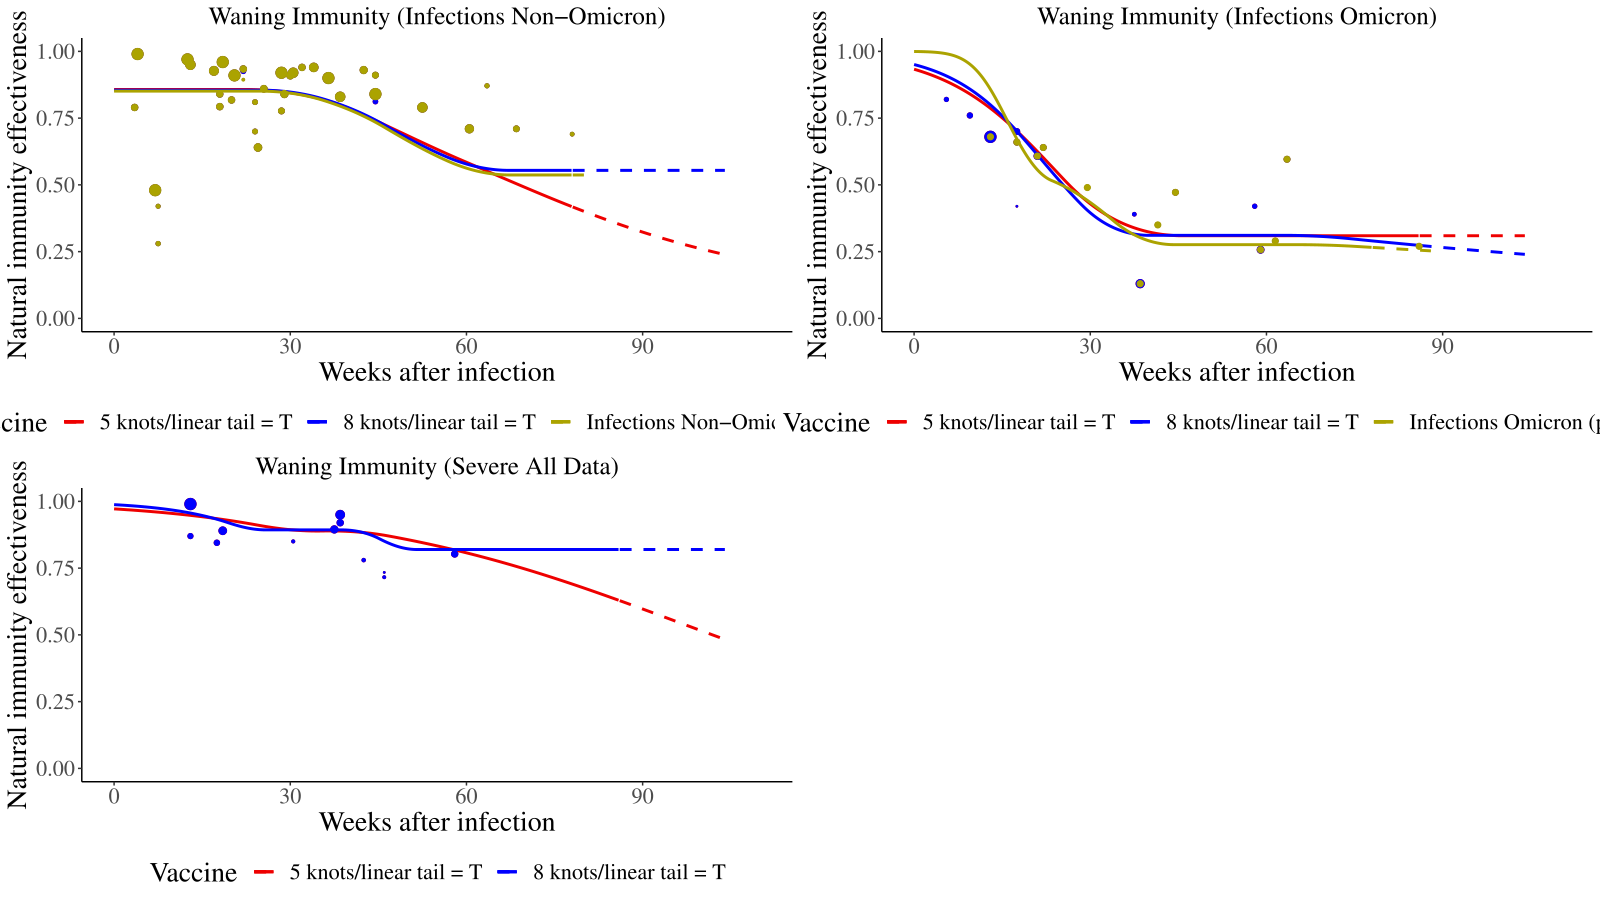

The script that drew this image:
library(data.table)
library(tidyverse)
library(dplyr)
library(ggplot2)
library(formattable)
library(gridExtra)
library(forestplot)
library(ggpubr)
library(grid)

# load data
# infection
inf_non_omi_8knots_lt_true <- fread("FILEPATH/inf_non_omi_8knots_lt_true.csv")
past_inf_non_omi_8knots_lt_true <- fread("FILEPATH/past_inf_non_omi_8knots_lt_true.csv")

inf_non_omi_5knots_lt_true <- fread("FILEPATH/inf_non_omi_5knots_lt_true.csv")
past_inf_non_omi_5knots_lt_true <- fread("FILEPATH/past_inf_non_omi_5knots_lt_true.csv")

inf_omi_8knots_lt_true <- fread("FILEPATH/inf_omi_8knots_lt_true.csv")
past_inf_omi_8knots_lt_true <- fread("FILEPATH/past_inf_omi_8knots_lt_true.csv")

inf_omi_5knots_lt_true <- fread("FILEPATH/inf_omi_5knots_lt_true.csv")
past_inf_omi_5knots_lt_true <- fread("FILEPATH/past_inf_omi_5knots_lt_true.csv")


# severe
sev_all_data_5knots_lt_true <- fread("FILEPATH/sev_all_data_5knots_lt_true.csv")
past_sev_all_data_5knots_lt_true <- fread("FILEPATH/past_sev_all_data_5knots_lt_true.csv")

sev_all_data_8knots_lt_true <- fread("FILEPATH/sev_all_data_8knots_lt_true.csv")
past_sev_all_data_8knots_lt_true <- fread("FILEPATH/past_sev_all_data_8knots_lt_true.csv")


# paper data
past_inf <- fread("FILEPATH/past_inf.csv")
past_infection <- fread("FILEPATH/past_infection.csv")

past_inf_o <- fread("FILEPATH/past_inf_o.csv")
past_infection_o <- fread("FILEPATH/past_infection_o.csv")



f1 <- "Times"
shp_col <- c("#87b35c","#e22527")

################################################################################
# infections all data 5 knots lines
infection_non_omi_knots_lt <- ggplot() + 
  # infections all data 5 knots lines
  geom_line(data = subset(past_inf_non_omi_5knots_lt_true, mid_point < 78), mapping = aes(x = mid_point, y = pinf, color = "5 knots/linear tail = T"), 
            size = 1, linetype = 1) +
  geom_line(data = subset(past_inf_non_omi_5knots_lt_true, mid_point > 78), mapping = aes(x = mid_point, y = pinf, color = "5 knots/linear tail = T"), 
            size = 1, linetype = 2) +
  # nfections all data 5 knots points
  geom_point(data = inf_non_omi_5knots_lt_true, mapping = aes(x = mid_point, y = efficacy_mean, color = "5 knots/linear tail = T", size = insesqua, alpha = 0.25),
             show.legend = FALSE) +
  ##############################################################################
#  infections all data 8 knots lines
geom_line(data = subset(past_inf_non_omi_8knots_lt_true, mid_point < 78), mapping = aes(x = mid_point, y = pinf, color = "8 knots/linear tail = T"), 
          size = 1, linetype = 1) +
  #  infections all data 8 knots lines
  geom_line(data = subset(past_inf_non_omi_8knots_lt_true, mid_point > 78), mapping = aes(x = mid_point, y = pinf, color = "8 knots/linear tail = T"), 
            size = 1, linetype = 2) +
  #  infections all data 8 knots points
  geom_point(data = inf_non_omi_8knots_lt_true, mapping = aes(x = mid_point, y = efficacy_mean, color = "8 knots/linear tail = T", size = insesqua, alpha = 0.25),
             show.legend = FALSE) +
  ##############################################################################
# waning natural immunity from paper past infections non omicron lines 
geom_line(data = subset(past_inf, mid_point < 78), mapping = aes(x = mid_point, y = pinf, color = "Infections Non-Omicron (paper data)"), 
          size = 1, linetype = 1) +
  # waning natural immunity from paper past infections non omicron lines 
  geom_line(data = subset(past_inf, mid_point > 78), mapping = aes(x = mid_point, y = pinf, color = "Infections Non-Omicron (paper data)"), 
            size = 1, linetype = 2) +
  # waning natural immunity from paper past infections non omicron points 
  geom_point(data = past_infection, mapping = aes(x = mid_point, y = efficacy_mean, color = "Infections Non-Omicron (paper data)", size = insesqua, alpha = 0.25),
             show.legend = FALSE) +
  ##############################################################################


scale_size_continuous(range = c(0.3,3.5)) +
  scale_color_manual(values=c(
    "5 knots/linear tail = T" = 'red2',
    "8 knots/linear tail = T" = 'blue',
    "Infections Non-Omicron (paper data)" = '#0cb702')
  ) +
  
  ylim(c(0, 1)) +
  xlim(c(0, 110)) +
  theme_classic() +
  theme(text=element_text(size=20, family = f1),
        legend.position = "bottom") +
  guides(linetype = FALSE) +
  labs(y="Natural immunity effectiveness", x = "Weeks after infection", color = "Vaccine") + #Week after second dose #shape = "Variant"
  ggtitle("Waning Immunity (Infections Non-Omicron)") +
  theme(plot.title = element_text(size = 18, hjust = 0.5)) +
  guides(size = FALSE)

print(infection_non_omi_knots_lt)


################################################################################
# OMICRON

################################################################################
# infections all data 5 knots lines
infection_omi_knots_lt <- ggplot() + 
  # infections all data 5 knots lines
  geom_line(data = subset(past_inf_omi_5knots_lt_true, mid_point < 86), mapping = aes(x = mid_point, y = pinf, color = "5 knots/linear tail = T"), 
            size = 1, linetype = 1) +
  geom_line(data = subset(past_inf_omi_5knots_lt_true, mid_point > 86), mapping = aes(x = mid_point, y = pinf, color = "5 knots/linear tail = T"), 
            size = 1, linetype = 2) +
  # nfections all data 5 knots points
  geom_point(data = inf_omi_5knots_lt_true, mapping = aes(x = mid_point, y = efficacy_mean, color = "5 knots/linear tail = T", size = insesqua, alpha = 0.25),
             show.legend = FALSE) +
  ##############################################################################
#  infections all data 8 knots lines
  geom_line(data = subset(past_inf_omi_8knots_lt_true, mid_point < 86), mapping = aes(x = mid_point, y = pinf, color = "8 knots/linear tail = T"), 
            size = 1, linetype = 1) +
  #  infections all data 8 knots lines
  geom_line(data = subset(past_inf_omi_8knots_lt_true, mid_point > 86), mapping = aes(x = mid_point, y = pinf, color = "8 knots/linear tail = T"), 
            size = 1, linetype = 2) +
  #  infections all data 8 knots points
  geom_point(data = inf_omi_8knots_lt_true, mapping = aes(x = mid_point, y = efficacy_mean, color = "8 knots/linear tail = T", size = insesqua, alpha = 0.25),
             show.legend = FALSE) +
  ##############################################################################
# waning natural immunity from paper past infections non omicron lines 
geom_line(data = subset(past_inf_o, mid_point < 78), mapping = aes(x = mid_point, y = pinf, color = "Infections Omicron (paper data)"), 
          size = 1, linetype = 1) +
  # waning natural immunity from paper past infections non omicron lines 
  geom_line(data = subset(past_inf_o, mid_point > 78), mapping = aes(x = mid_point, y = pinf, color = "Infections Omicron (paper data)"), 
            size = 1, linetype = 2) +
  # waning natural immunity from paper past infections non omicron points 
  geom_point(data = past_infection_o, mapping = aes(x = mid_point, y = efficacy_mean, color = "Infections Omicron (paper data)", size = 0.5),
             show.legend = FALSE) +
  ##############################################################################


scale_size_continuous(range = c(0.3,3.5)) +
  scale_color_manual(values=c(
    "5 knots/linear tail = T" = 'red2',
    "8 knots/linear tail = T" = 'blue',
    "Infections Omicron (paper data)" = '#0cb702')
  ) +
  
  ylim(c(0, 1)) +
  xlim(c(0, 110)) +
  theme_classic() +
  theme(text=element_text(size=20, family = f1),
        legend.position = "bottom") +
  guides(linetype = FALSE) +
  labs(y="Natural immunity effectiveness", x = "Weeks after infection", color = "Vaccine") + #Week after second dose #shape = "Variant"
  ggtitle("Waning Immunity (Infections Omicron)") +
  theme(plot.title = element_text(size = 18, hjust = 0.5)) +
  guides(size = FALSE)

print(infection_omi_knots_lt)

################################################################################
# SEVERE
################################################################################
# severe all data 5 knots lines
severe_all_data_knots <- ggplot() + 
  # infections all data 5 knots lines
  geom_line(data = subset(past_sev_all_data_5knots_lt_true, mid_point < 86), mapping = aes(x = mid_point, y = pinf, color = "5 knots/linear tail = T"), 
            size = 1, linetype = 1) +
  geom_line(data = subset(past_sev_all_data_5knots_lt_true, mid_point > 86), mapping = aes(x = mid_point, y = pinf, color = "5 knots/linear tail = T"), 
            size = 1, linetype = 2) +
  # nfections all data 5 knots points
  geom_point(data = sev_all_data_5knots_lt_true, mapping = aes(x = mid_point, y = efficacy_mean, color = "5 knots/linear tail = T", size = insesqua, alpha = 0.25),
             show.legend = FALSE) +
  ##############################################################################
#  infections all data 8 knots lines
geom_line(data = subset(past_sev_all_data_8knots_lt_true, mid_point < 86), mapping = aes(x = mid_point, y = pinf, color = "8 knots/linear tail = T"), 
          size = 1, linetype = 1) +
  #  infections all data 8 knots lines
  geom_line(data = subset(past_sev_all_data_8knots_lt_true, mid_point > 86), mapping = aes(x = mid_point, y = pinf, color = "8 knots/linear tail = T"), 
            size = 1, linetype = 2) +
  #  infections all data 8 knots points
  geom_point(data = sev_all_data_8knots_lt_true, mapping = aes(x = mid_point, y = efficacy_mean, color = "8 knots/linear tail = T", size = insesqua, alpha = 0.25),
             show.legend = FALSE) +
  ##############################################################################

scale_size_continuous(range = c(0.3,3.5)) +
  scale_color_manual(values=c(
    "5 knots/linear tail = T" = 'red2',
    "8 knots/linear tail = T" = 'blue')
  ) +
  
  ylim(c(0, 1)) +
  xlim(c(0, 110)) +
  theme_classic() +
  theme(text=element_text(size=20, family = f1),
        legend.position = "bottom") +
  guides(linetype = FALSE) +
  labs(y="Natural immunity effectiveness", x = "Weeks after infection", color = "Vaccine") + #Week after second dose #shape = "Variant"
  ggtitle("Waning Immunity (Severe All Data)") +
  theme(plot.title = element_text(size = 18, hjust = 0.5)) +
  guides(size = FALSE)

print(severe_all_data_knots)

grid.arrange(infection_non_omi_knots_lt, infection_omi_knots_lt,severe_all_data_knots, nrow = 2)
